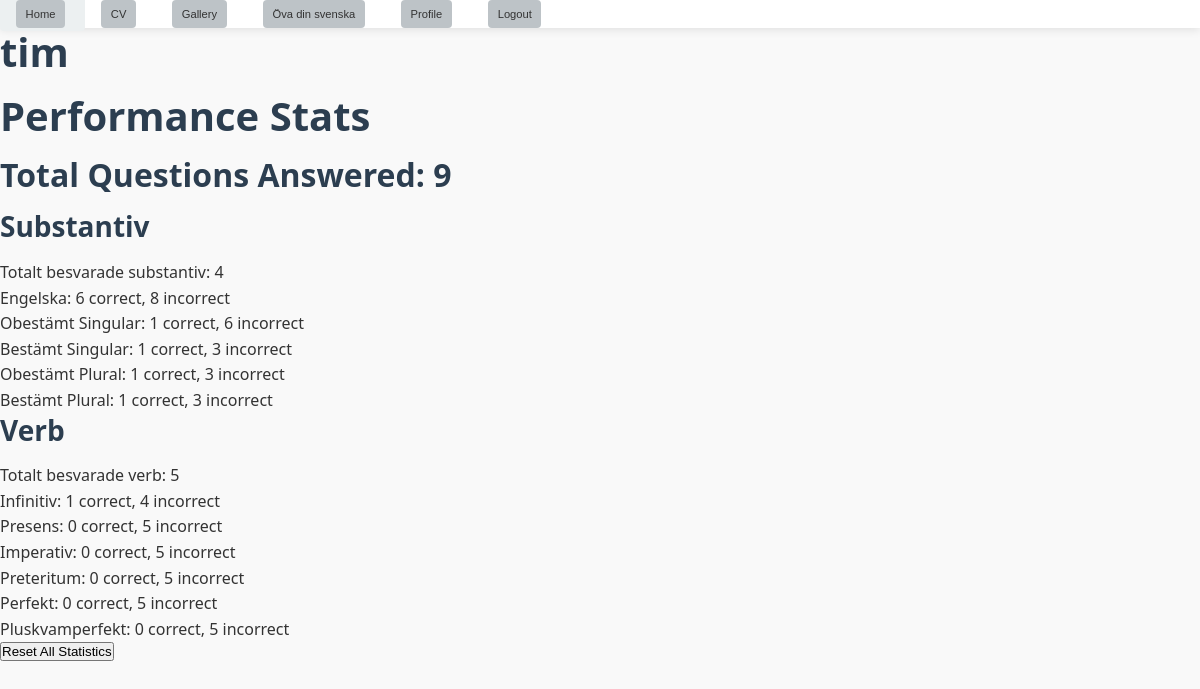
Page /accounts/profile/ (signed in) on the committed database.
### accounts/models.py (models this page shows, shortened)
class CustomUser(AbstractUser):
    total_answered = models.IntegerField(default=0)
    total_substantiv_answered = models.IntegerField(default=0)
    total_verb_answered = models.IntegerField(default=0)
    engelska_correct = models.IntegerField(default=0)
    engelska_incorrect = models.IntegerField(default=0)
    obestamt_singular_correct = models.IntegerField(default=0)
    obestamt_singular_incorrect = models.IntegerField(default=0)
    bestamt_singular_correct = models.IntegerField(default=0)
    bestamt_singular_incorrect = models.IntegerField(default=0)
    obestamt_plural_correct = models.IntegerField(default=0)
    obestamt_plural_incorrect = models.IntegerField(default=0)
    bestamt_plural_correct = models.IntegerField(default=0)
    bestamt_plural_incorrect = models.IntegerField(default=0)
    infinitiv_correct = models.IntegerField(default=0)
    infinitiv_incorrect = models.IntegerField(default=0)
    presens_correct = models.IntegerField(default=0)
    presens_incorrect = models.IntegerField(default=0)
    imperativ_correct = models.IntegerField(default=0)
    imperativ_incorrect = models.IntegerField(default=0)
    preteritum_correct = models.IntegerField(default=0)
    preteritum_incorrect = models.IntegerField(default=0)
    perfekt_correct = models.IntegerField(default=0)
    perfekt_incorrect = models.IntegerField(default=0)
    pluskvamperfekt_correct = models.IntegerField(default=0)
    pluskvamperfekt_incorrect = models.IntegerField(default=0)
    groups = models.ManyToManyField(
        'auth.Group',
        related_name='custom_user_set',
        blank=True,
        help_text='The groups this user belongs to.',
        verbose_name='groups'
    )
    user_permissions = models.ManyToManyField(
        'auth.Permission',
        related_name='custom_user_permissions_set',
        blank=True,
        help_text='Specific permissions for this user.',
        verbose_name='user permissions'
    )

### accounts/views.py (the view)
# urls.py: path('profile/', views.profile_view, name='profile'),
def profile_view(request):
    user = request.user
    return render(request, 'profile.html', {'user': user})

### accounts/templates/profile.html (shortened to what this page needs)
{% extends "base.html" %}
{% load static %}
{% block content %}
<body>
    <h1>{{ user.username }}</h1>
    <h1>Performance Stats</h2>
    <h2>Total Questions Answered: {{ user.total_answered }}</h2>
    <h3>Substantiv</h3>
    <ul>
        <li>Totalt besvarade substantiv: {{ user.total_substantiv_answered }}</li>
        <li>Engelska: {{ user.engelska_correct }} correct, {{ user.engelska_incorrect }} incorrect</li>
        <li>Obestämt Singular: {{ user.obestamt_singular_correct }} correct, {{ user.obestamt_singular_incorrect }} incorrect</li>
        <li>Bestämt Singular: {{ user.bestamt_singular_correct }} correct, {{ user.bestamt_singular_incorrect }} incorrect</li>
        <li>Obestämt Plural: {{ user.obestamt_plural_correct }} correct, {{ user.obestamt_plural_incorrect }} incorrect</li>
        <li>Bestämt Plural: {{ user.bestamt_plural_correct }} correct, {{ user.bestamt_plural_incorrect }} incorrect</li>
    </ul>
    <h3>Verb</h3>
    <ul>
        <li>Totalt besvarade verb: {{ user.total_verb_answered }}</li>
        <li>Infinitiv: {{ user.infinitiv_correct|default:0 }} correct, {{ user.infinitiv_incorrect|default:0 }} incorrect</li>
        <li>Presens: {{ user.presens_correct }} correct, {{ user.presens_incorrect }} incorrect</li>
        <li>Imperativ: {{ user.imperativ_correct }} correct, {{ user.imperativ_incorrect }} incorrect</li>
        <li>Preteritum: {{ user.preteritum_correct }} correct, {{ user.preteritum_incorrect }} incorrect</li>
        <li>Perfekt: {{ user.perfekt_correct }} correct, {{ user.perfekt_incorrect }} incorrect</li>
        <li>Pluskvamperfekt: {{ user.pluskvamperfekt_correct }} correct, {{ user.pluskvamperfekt_incorrect }} incorrect</li>
    </ul>
    <form method="post" action="{% url 'reset_stats' %}" onsubmit="return confirm('Are you sure you want to reset all your statistics? This action cannot be undone.');">
        <button type="submit">Reset All Statistics</button>
    </form>
</body>
{% endblock %}

### timpage/static/base.css (style rules this page uses)
:root { --primary-color: #006AA7; --primary-hover: #6293af; --secondary-color: #FECC02; --secondary-hover: #ffdd57; --accent-color: #e74c3c; --accent-hover: #c0392b; --dark-color: #2c3e50; --light-color: #ecf0f1; --medium-color: #bdc3c7; --text-color: #333; --text-light: #7f8c8d; --border-radius: 4px; --box-shadow: 0 2px 10px rgba(0, 0, 0, 0.1); --transition: all 0.3s ease; }
* { margin: 0; padding: 0; box-sizing: border-box; }
html { font-size: 16px; scroll-behavior: smooth; }
body { font-family: 'Segoe UI', Tahoma, Geneva, Verdana, sans-serif; line-height: 1.6; color: var(--text-color); background-color: #f9f9f9; }
h1, h2, h3, h4, h5, h6 { line-height: 1.2; margin-bottom: 1rem; color: var(--dark-color); }
h1 { font-size: 2.5rem; }
h2 { font-size: 2rem; }
h3 { font-size: 1.75rem; }

### rows in the picture
CustomUser: username "tim", total_answered "9", total_substantiv_answered "4", engelska_correct "6", engelska_incorrect "8", obestamt_singular_correct "1", obestamt_singular_incorrect "6", bestamt_singular_correct "1", bestamt_singular_incorrect "3", obestamt_plural_correct "1", obestamt_plural_incorrect "3", bestamt_plural_correct "1", bestamt_plural_incorrect "3", total_verb_answered "5", infinitiv_correct "1", infinitiv_incorrect "4", presens_correct "0", presens_incorrect "5", imperativ_correct "0", imperativ_incorrect "5", preteritum_correct "0", preteritum_incorrect "5", perfekt_correct "0", perfekt_incorrect "5", pluskvamperfekt_correct "0", pluskvamperfekt_incorrect "5"
